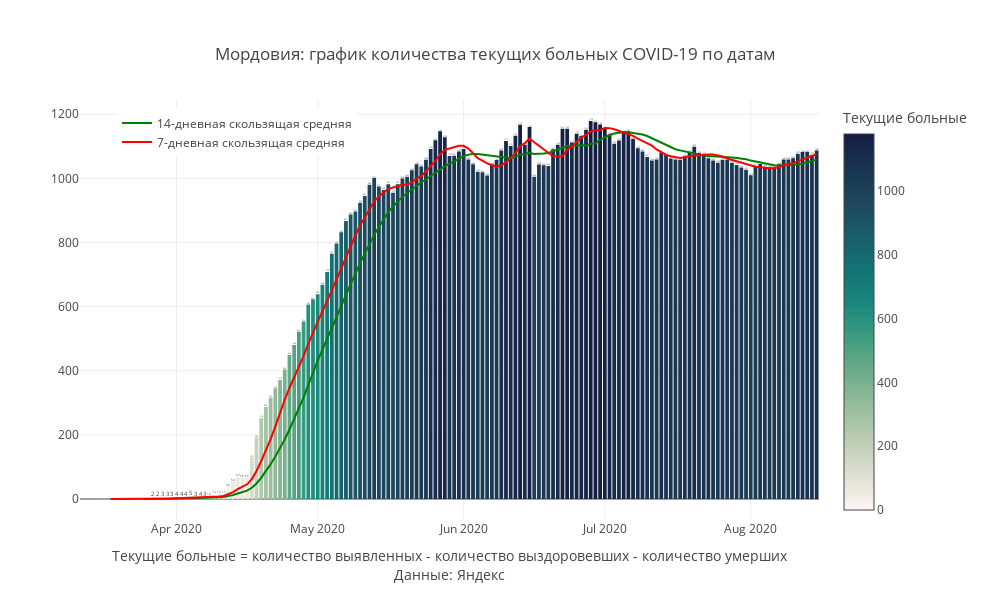

The notebook cell this image was saved under:
### Code cell
mask = X.Region ==my_region
#mask = (X.Date>'2020-05-01')&(X.Region.isin(regions_towatch))

fig = px.bar(X[mask], x='Date', y="Remaining_ill",color ='Remaining_ill',
             title=f'{my_region}: '+'график количества текущих больных COVID-19 по датам',
              color_continuous_scale= 'tempo',text = 'Remaining_ill',
            labels = {'Day_confirmed' : "Новые заболевшие",'Remaining_ill':'Текущие больные'})
fig.add_trace(
    go.Scatter(
        name='14-дневная скользящая средняя',
        x=X[mask].Date,
        y=X[mask]['MA14_remaining_ill'],
        mode="lines",
        
        line=go.scatter.Line(color="green"),
        showlegend=True)
)

fig.add_trace(
    go.Scatter(
        name = '7-дневная скользящая средняя',
        x=X[mask].Date,
        y=X[mask]['MA7_remaining_ill'],
        mode="lines",
        
        line=go.scatter.Line(color="red"),
        showlegend=True)
)
fig.update_layout(
    annotations=[
#         dict(
#             x='2020-04-13',
#             y=10594,
#             xref="x",
#             yref="y",
#             text="Введение<br>пропускной<br>системы в Москве",
#             showarrow=True,
#             arrowhead=2,
#             ax=0,
#             ay=-60),
#         dict(
#             x='2020-06-09',
#             y=85824,
#             xref="x",
#             yref="y",
#             text="Отмена<br>пропускной<br>системы в Москве",
#             showarrow=True,
#             arrowhead=2,
#             ax=0,
#             ay=-60),
        
        dict(x=0.5,y=-0.15,
            showarrow=False,
            text="",
            xref="paper",
            yref="paper")],
                  title_x = 0.5,
                  title_y= 0.9,
                  title_xanchor = "center",
                  title_yanchor = "bottom", 
                  legend_x = 0.05,legend_y = 0.98,
                  width = 990, height = 600,template = 'gridon',
    
    
                  xaxis_title='Текущие больные = количество выявленных - количество выздоровевших - количество умерших'+
                                '<br>Данные: Яндекс',
    yaxis_title = ' '
)


fig.show()

### Figure 1 — Plotly figure (JSON) as saved in the notebook; plotly's stock layout.template omitted (floating-point values rounded to 4 significant figures; data arrays with more than 128 entries replaced by an {"elided": "..."} marker saying what was removed)
{"data": [{"alignmentgroup": "True", "hovertemplate": "Date=%{x}<br>Текущие больные=%{marker.color}<extra></extra>", "legendgroup": "", "marker": {"color": {"elided": "157 int values"}, "coloraxis": "coloraxis"}, "name": "", "offsetgroup": "", "orientation": "v", "showlegend": false, "text": {"elided": "157 int values"}, "textposition": "auto", "type": "bar", "x": {"elided": "157 str values"}, "xaxis": "x", "y": {"elided": "157 int values"}, "yaxis": "y"}, {"line": {"color": "green"}, "mode": "lines", "name": "14-дневная скользящая средняя", "showlegend": true, "type": "scatter", "x": {"elided": "157 str values"}, "y": {"elided": "157 float values"}}, {"line": {"color": "red"}, "mode": "lines", "name": "7-дневная скользящая средняя", "showlegend": true, "type": "scatter", "x": {"elided": "157 str values"}, "y": {"elided": "157 float values"}}], "layout": {"annotations": [{"showarrow": false, "text": "", "x": 0.5, "xref": "paper", "y": -0.15, "yref": "paper"}], "barmode": "relative", "coloraxis": {"colorbar": {"title": {"text": "Текущие больные"}}, "colorscale": [[0, "rgb(254, 245, 244)"], [0.09091, "rgb(222, 224, 210)"], [0.1818, "rgb(189, 206, 181)"], [0.2727, "rgb(153, 189, 156)"], [0.3636, "rgb(110, 173, 138)"], [0.4545, "rgb(65, 157, 129)"], [0.5455, "rgb(25, 137, 125)"], [0.6364, "rgb(18, 116, 117)"], [0.7273, "rgb(25, 94, 106)"], [0.8182, "rgb(28, 72, 93)"], [0.9091, "rgb(25, 51, 80)"], [1, "rgb(20, 29, 67)"]]}, "height": 600, "legend": {"tracegroupgap": 0, "x": 0.05, "y": 0.98}, "title": {"text": "Мордовия: график количества текущих больных COVID-19 по датам", "x": 0.5, "xanchor": "center", "y": 0.9, "yanchor": "bottom"}, "width": 990, "xaxis": {"anchor": "y", "domain": [0, 1], "title": {"text": "Текущие больные = количество выявленных - количество выздоровевших - количество умерших<br>Данные: Яндекс"}}, "yaxis": {"anchor": "x", "domain": [0, 1], "title": {"text": " "}}}}
